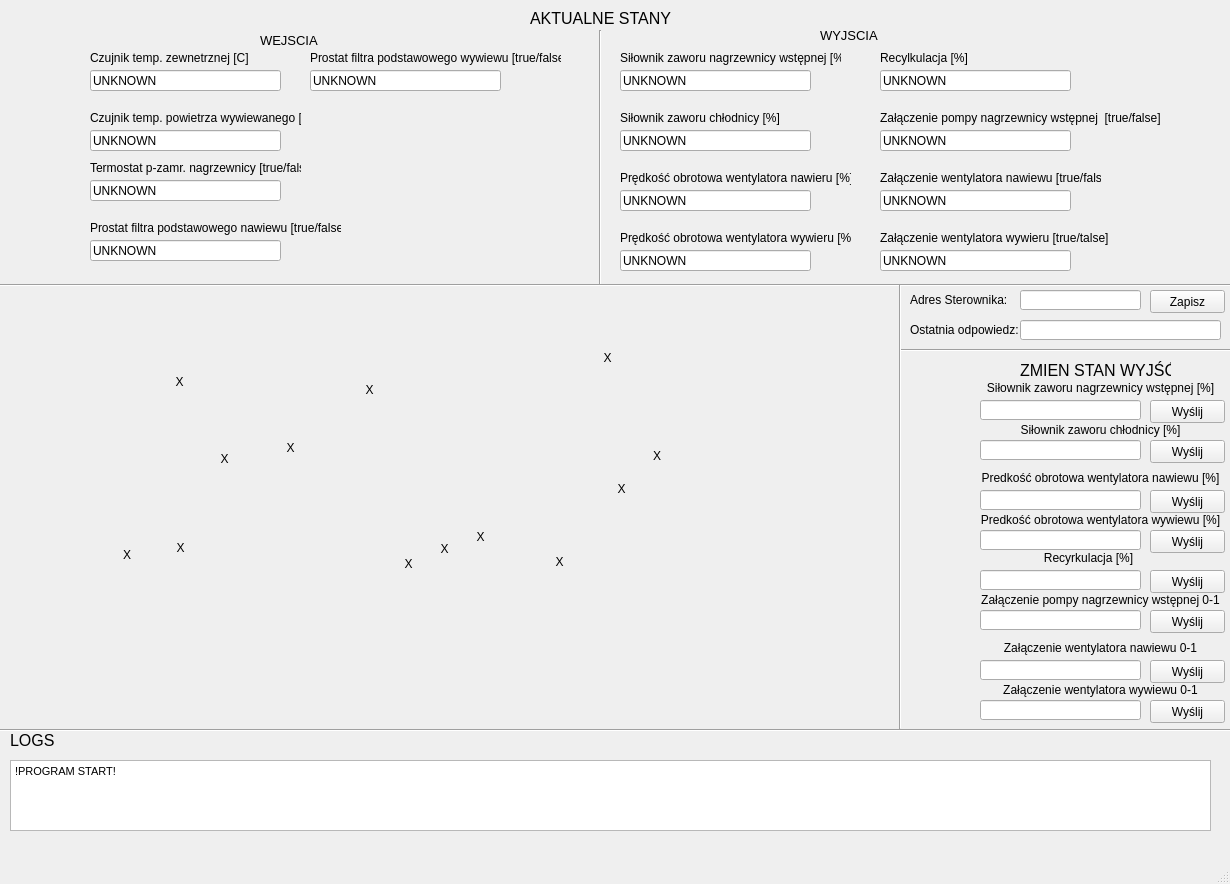
<?xml version="1.0" encoding="UTF-8"?>
<ui version="4.0">
 <class>MainWindow</class>
 <widget class="QMainWindow" name="MainWindow">
  <property name="geometry">
   <rect>
    <x>0</x>
    <y>0</y>
    <width>1230</width>
    <height>884</height>
   </rect>
  </property>
  <property name="windowTitle">
   <string>MainWindow</string>
  </property>
  <widget class="QWidget" name="centralwidget">
   <widget class="QPushButton" name="pushButtonSend_1">
    <property name="geometry">
     <rect>
      <x>1150</x>
      <y>400</y>
      <width>75</width>
      <height>23</height>
     </rect>
    </property>
    <property name="text">
     <string>Wyślij</string>
    </property>
   </widget>
   <widget class="QLineEdit" name="lineEditWrite_1">
    <property name="geometry">
     <rect>
      <x>980</x>
      <y>400</y>
      <width>161</width>
      <height>20</height>
     </rect>
    </property>
   </widget>
   <widget class="QLabel" name="label">
    <property name="geometry">
     <rect>
      <x>910</x>
      <y>320</y>
      <width>121</width>
      <height>20</height>
     </rect>
    </property>
    <property name="text">
     <string>Ostatnia odpowiedz:</string>
    </property>
   </widget>
   <widget class="QLineEdit" name="lineEditResponse">
    <property name="geometry">
     <rect>
      <x>1020</x>
      <y>320</y>
      <width>201</width>
      <height>20</height>
     </rect>
    </property>
    <property name="readOnly">
     <bool>true</bool>
    </property>
   </widget>
   <widget class="QLabel" name="label_2">
    <property name="geometry">
     <rect>
      <x>980</x>
      <y>380</y>
      <width>241</width>
      <height>16</height>
     </rect>
    </property>
    <property name="text">
     <string>Siłownik zaworu nagrzewnicy wstępnej [%]</string>
    </property>
    <property name="alignment">
     <set>Qt::AlignCenter</set>
    </property>
   </widget>
   <widget class="QLineEdit" name="lineEditWrite_2">
    <property name="geometry">
     <rect>
      <x>980</x>
      <y>440</y>
      <width>161</width>
      <height>20</height>
     </rect>
    </property>
   </widget>
   <widget class="QLabel" name="label_4">
    <property name="geometry">
     <rect>
      <x>980</x>
      <y>420</y>
      <width>241</width>
      <height>20</height>
     </rect>
    </property>
    <property name="text">
     <string>Siłownik zaworu chłodnicy [%]</string>
    </property>
    <property name="alignment">
     <set>Qt::AlignCenter</set>
    </property>
   </widget>
   <widget class="QPushButton" name="pushButtonSend_2">
    <property name="geometry">
     <rect>
      <x>1150</x>
      <y>440</y>
      <width>75</width>
      <height>23</height>
     </rect>
    </property>
    <property name="text">
     <string>Wyślij</string>
    </property>
   </widget>
   <widget class="Line" name="line">
    <property name="geometry">
     <rect>
      <x>-100</x>
      <y>720</y>
      <width>1371</width>
      <height>21</height>
     </rect>
    </property>
    <property name="orientation">
     <enum>Qt::Horizontal</enum>
    </property>
   </widget>
   <widget class="QLabel" name="label_5">
    <property name="geometry">
     <rect>
      <x>10</x>
      <y>730</y>
      <width>47</width>
      <height>21</height>
     </rect>
    </property>
    <property name="font">
     <font>
      <pointsize>12</pointsize>
     </font>
    </property>
    <property name="text">
     <string>LOGS</string>
    </property>
   </widget>
   <widget class="QTextBrowser" name="logsBrowser">
    <property name="geometry">
     <rect>
      <x>10</x>
      <y>760</y>
      <width>1201</width>
      <height>71</height>
     </rect>
    </property>
    <property name="html">
     <string>&lt;!DOCTYPE HTML PUBLIC &quot;-//W3C//DTD HTML 4.0//EN&quot; &quot;http://www.w3.org/TR/REC-html40/strict.dtd&quot;&gt;
&lt;html&gt;&lt;head&gt;&lt;meta name=&quot;qrichtext&quot; content=&quot;1&quot; /&gt;&lt;style type=&quot;text/css&quot;&gt;
p, li { white-space: pre-wrap; }
&lt;/style&gt;&lt;/head&gt;&lt;body style=&quot; font-family:'MS Shell Dlg 2'; font-size:8.25pt; font-weight:400; font-style:normal;&quot;&gt;
&lt;p style=&quot; margin-top:0px; margin-bottom:0px; margin-left:0px; margin-right:0px; -qt-block-indent:0; text-indent:0px;&quot;&gt;&lt;span style=&quot; font-family:'MS Shell Dlg 2';&quot;&gt;!PROGRAM START!&lt;/span&gt;&lt;/p&gt;
&lt;p style=&quot;-qt-paragraph-type:empty; margin-top:0px; margin-bottom:0px; margin-left:0px; margin-right:0px; -qt-block-indent:0; text-indent:0px; font-family:'MS Shell Dlg 2';&quot;&gt;&lt;br /&gt;&lt;/p&gt;&lt;/body&gt;&lt;/html&gt;</string>
    </property>
   </widget>
   <widget class="QLabel" name="label_6">
    <property name="geometry">
     <rect>
      <x>530</x>
      <y>10</y>
      <width>141</width>
      <height>16</height>
     </rect>
    </property>
    <property name="font">
     <font>
      <pointsize>12</pointsize>
     </font>
    </property>
    <property name="text">
     <string>AKTUALNE STANY</string>
    </property>
   </widget>
   <widget class="QLabel" name="label_7">
    <property name="geometry">
     <rect>
      <x>1020</x>
      <y>360</y>
      <width>151</width>
      <height>21</height>
     </rect>
    </property>
    <property name="font">
     <font>
      <pointsize>12</pointsize>
     </font>
    </property>
    <property name="text">
     <string>ZMIEN STAN WYJŚĆ</string>
    </property>
   </widget>
   <widget class="Line" name="line_2">
    <property name="geometry">
     <rect>
      <x>-30</x>
      <y>250</y>
      <width>1381</width>
      <height>71</height>
     </rect>
    </property>
    <property name="orientation">
     <enum>Qt::Horizontal</enum>
    </property>
   </widget>
   <widget class="QLabel" name="label_8">
    <property name="geometry">
     <rect>
      <x>260</x>
      <y>30</y>
      <width>61</width>
      <height>21</height>
     </rect>
    </property>
    <property name="font">
     <font>
      <pointsize>10</pointsize>
     </font>
    </property>
    <property name="text">
     <string>WEJSCIA</string>
    </property>
   </widget>
   <widget class="QLabel" name="label_9">
    <property name="geometry">
     <rect>
      <x>820</x>
      <y>20</y>
      <width>61</width>
      <height>31</height>
     </rect>
    </property>
    <property name="font">
     <font>
      <pointsize>10</pointsize>
     </font>
    </property>
    <property name="text">
     <string>WYJSCIA</string>
    </property>
   </widget>
   <widget class="QLabel" name="label_10">
    <property name="geometry">
     <rect>
      <x>90</x>
      <y>50</y>
      <width>191</width>
      <height>16</height>
     </rect>
    </property>
    <property name="text">
     <string>Czujnik temp. zewnetrznej [C]</string>
    </property>
   </widget>
   <widget class="QLabel" name="label_11">
    <property name="geometry">
     <rect>
      <x>90</x>
      <y>110</y>
      <width>211</width>
      <height>16</height>
     </rect>
    </property>
    <property name="text">
     <string>Czujnik temp. powietrza wywiewanego [C]</string>
    </property>
   </widget>
   <widget class="QLabel" name="label_12">
    <property name="geometry">
     <rect>
      <x>90</x>
      <y>160</y>
      <width>211</width>
      <height>16</height>
     </rect>
    </property>
    <property name="text">
     <string>Termostat p-zamr. nagrzewnicy [true/false]</string>
    </property>
   </widget>
   <widget class="QLabel" name="label_13">
    <property name="geometry">
     <rect>
      <x>90</x>
      <y>220</y>
      <width>251</width>
      <height>16</height>
     </rect>
    </property>
    <property name="text">
     <string>Prostat filtra podstawowego nawiewu [true/false]</string>
    </property>
   </widget>
   <widget class="QLabel" name="label_14">
    <property name="geometry">
     <rect>
      <x>310</x>
      <y>50</y>
      <width>251</width>
      <height>16</height>
     </rect>
    </property>
    <property name="text">
     <string>Prostat filtra podstawowego wywiewu [true/false]</string>
    </property>
   </widget>
   <widget class="QLabel" name="label_15">
    <property name="geometry">
     <rect>
      <x>620</x>
      <y>50</y>
      <width>221</width>
      <height>16</height>
     </rect>
    </property>
    <property name="text">
     <string>Siłownik zaworu nagrzewnicy wstępnej [%]</string>
    </property>
   </widget>
   <widget class="QLabel" name="label_16">
    <property name="geometry">
     <rect>
      <x>620</x>
      <y>110</y>
      <width>191</width>
      <height>16</height>
     </rect>
    </property>
    <property name="text">
     <string>Siłownik zaworu chłodnicy [%]</string>
    </property>
   </widget>
   <widget class="QLabel" name="label_17">
    <property name="geometry">
     <rect>
      <x>620</x>
      <y>170</y>
      <width>231</width>
      <height>16</height>
     </rect>
    </property>
    <property name="text">
     <string>Prędkość obrotowa wentylatora nawieru [%]</string>
    </property>
   </widget>
   <widget class="QLabel" name="label_18">
    <property name="geometry">
     <rect>
      <x>620</x>
      <y>230</y>
      <width>231</width>
      <height>16</height>
     </rect>
    </property>
    <property name="text">
     <string>Prędkość obrotowa wentylatora wywieru [%] </string>
    </property>
   </widget>
   <widget class="QLabel" name="label_19">
    <property name="geometry">
     <rect>
      <x>880</x>
      <y>50</y>
      <width>201</width>
      <height>16</height>
     </rect>
    </property>
    <property name="text">
     <string>Recylkulacja [%]</string>
    </property>
   </widget>
   <widget class="QLabel" name="label_20">
    <property name="geometry">
     <rect>
      <x>880</x>
      <y>110</y>
      <width>281</width>
      <height>16</height>
     </rect>
    </property>
    <property name="text">
     <string>Załączenie pompy nagrzewnicy wstępnej  [true/false]</string>
    </property>
   </widget>
   <widget class="QLabel" name="label_21">
    <property name="geometry">
     <rect>
      <x>880</x>
      <y>170</y>
      <width>221</width>
      <height>16</height>
     </rect>
    </property>
    <property name="text">
     <string>Załączenie wentylatora nawiewu [true/false]</string>
    </property>
   </widget>
   <widget class="QLabel" name="label_22">
    <property name="geometry">
     <rect>
      <x>880</x>
      <y>230</y>
      <width>231</width>
      <height>16</height>
     </rect>
    </property>
    <property name="text">
     <string>Załączenie wentylatora wywieru [true/talse]</string>
    </property>
   </widget>
   <widget class="Line" name="line_3">
    <property name="geometry">
     <rect>
      <x>590</x>
      <y>30</y>
      <width>20</width>
      <height>255</height>
     </rect>
    </property>
    <property name="orientation">
     <enum>Qt::Vertical</enum>
    </property>
   </widget>
   <widget class="QLineEdit" name="lineEditWrite_3">
    <property name="geometry">
     <rect>
      <x>980</x>
      <y>490</y>
      <width>161</width>
      <height>20</height>
     </rect>
    </property>
   </widget>
   <widget class="QPushButton" name="pushButtonSend_3">
    <property name="geometry">
     <rect>
      <x>1150</x>
      <y>490</y>
      <width>75</width>
      <height>23</height>
     </rect>
    </property>
    <property name="text">
     <string>Wyślij</string>
    </property>
   </widget>
   <widget class="QLabel" name="label_3">
    <property name="geometry">
     <rect>
      <x>980</x>
      <y>470</y>
      <width>241</width>
      <height>16</height>
     </rect>
    </property>
    <property name="text">
     <string>Predkość obrotowa wentylatora nawiewu [%]</string>
    </property>
    <property name="alignment">
     <set>Qt::AlignCenter</set>
    </property>
   </widget>
   <widget class="QPushButton" name="pushButtonSend_4">
    <property name="geometry">
     <rect>
      <x>1150</x>
      <y>530</y>
      <width>75</width>
      <height>23</height>
     </rect>
    </property>
    <property name="text">
     <string>Wyślij</string>
    </property>
   </widget>
   <widget class="QLineEdit" name="lineEditWrite_4">
    <property name="geometry">
     <rect>
      <x>980</x>
      <y>530</y>
      <width>161</width>
      <height>20</height>
     </rect>
    </property>
   </widget>
   <widget class="QLabel" name="label_23">
    <property name="geometry">
     <rect>
      <x>980</x>
      <y>510</y>
      <width>241</width>
      <height>20</height>
     </rect>
    </property>
    <property name="text">
     <string>Predkość obrotowa wentylatora wywiewu [%]</string>
    </property>
    <property name="alignment">
     <set>Qt::AlignCenter</set>
    </property>
   </widget>
   <widget class="QLineEdit" name="lineEditWrite_5">
    <property name="geometry">
     <rect>
      <x>980</x>
      <y>570</y>
      <width>161</width>
      <height>20</height>
     </rect>
    </property>
   </widget>
   <widget class="QPushButton" name="pushButtonSend_5">
    <property name="geometry">
     <rect>
      <x>1150</x>
      <y>570</y>
      <width>75</width>
      <height>23</height>
     </rect>
    </property>
    <property name="text">
     <string>Wyślij</string>
    </property>
   </widget>
   <widget class="QLabel" name="label_24">
    <property name="geometry">
     <rect>
      <x>980</x>
      <y>590</y>
      <width>241</width>
      <height>20</height>
     </rect>
    </property>
    <property name="text">
     <string>Załączenie pompy nagrzewnicy wstępnej 0-1</string>
    </property>
    <property name="alignment">
     <set>Qt::AlignCenter</set>
    </property>
   </widget>
   <widget class="QPushButton" name="pushButtonSend_6">
    <property name="geometry">
     <rect>
      <x>1150</x>
      <y>610</y>
      <width>75</width>
      <height>23</height>
     </rect>
    </property>
    <property name="text">
     <string>Wyślij</string>
    </property>
   </widget>
   <widget class="QLineEdit" name="lineEditWrite_6">
    <property name="geometry">
     <rect>
      <x>980</x>
      <y>610</y>
      <width>161</width>
      <height>20</height>
     </rect>
    </property>
   </widget>
   <widget class="QLabel" name="label_25">
    <property name="geometry">
     <rect>
      <x>980</x>
      <y>550</y>
      <width>217</width>
      <height>16</height>
     </rect>
    </property>
    <property name="text">
     <string>Recyrkulacja [%]</string>
    </property>
    <property name="alignment">
     <set>Qt::AlignCenter</set>
    </property>
   </widget>
   <widget class="QPushButton" name="pushButtonSend_7">
    <property name="geometry">
     <rect>
      <x>1150</x>
      <y>660</y>
      <width>75</width>
      <height>23</height>
     </rect>
    </property>
    <property name="text">
     <string>Wyślij</string>
    </property>
   </widget>
   <widget class="QLineEdit" name="lineEditWrite_7">
    <property name="geometry">
     <rect>
      <x>980</x>
      <y>660</y>
      <width>161</width>
      <height>20</height>
     </rect>
    </property>
   </widget>
   <widget class="QLineEdit" name="lineEditWrite_8">
    <property name="geometry">
     <rect>
      <x>980</x>
      <y>700</y>
      <width>161</width>
      <height>20</height>
     </rect>
    </property>
   </widget>
   <widget class="QLabel" name="label_26">
    <property name="geometry">
     <rect>
      <x>980</x>
      <y>640</y>
      <width>241</width>
      <height>16</height>
     </rect>
    </property>
    <property name="text">
     <string>Załączenie wentylatora nawiewu 0-1</string>
    </property>
    <property name="alignment">
     <set>Qt::AlignCenter</set>
    </property>
   </widget>
   <widget class="QLabel" name="label_27">
    <property name="geometry">
     <rect>
      <x>980</x>
      <y>680</y>
      <width>241</width>
      <height>20</height>
     </rect>
    </property>
    <property name="text">
     <string>Załączenie wentylatora wywiewu 0-1</string>
    </property>
    <property name="alignment">
     <set>Qt::AlignCenter</set>
    </property>
   </widget>
   <widget class="QPushButton" name="pushButtonSend_8">
    <property name="geometry">
     <rect>
      <x>1150</x>
      <y>700</y>
      <width>75</width>
      <height>23</height>
     </rect>
    </property>
    <property name="text">
     <string>Wyślij</string>
    </property>
   </widget>
   <widget class="Line" name="line_4">
    <property name="geometry">
     <rect>
      <x>900</x>
      <y>340</y>
      <width>331</width>
      <height>20</height>
     </rect>
    </property>
    <property name="orientation">
     <enum>Qt::Horizontal</enum>
    </property>
   </widget>
   <widget class="Line" name="line_5">
    <property name="geometry">
     <rect>
      <x>890</x>
      <y>284</y>
      <width>20</width>
      <height>445</height>
     </rect>
    </property>
    <property name="orientation">
     <enum>Qt::Vertical</enum>
    </property>
   </widget>
   <widget class="QLineEdit" name="lineEditValue_1">
    <property name="geometry">
     <rect>
      <x>90</x>
      <y>70</y>
      <width>191</width>
      <height>21</height>
     </rect>
    </property>
    <property name="text">
     <string>UNKNOWN</string>
    </property>
    <property name="readOnly">
     <bool>true</bool>
    </property>
   </widget>
   <widget class="QLineEdit" name="lineEditValue_2">
    <property name="geometry">
     <rect>
      <x>90</x>
      <y>130</y>
      <width>191</width>
      <height>21</height>
     </rect>
    </property>
    <property name="text">
     <string>UNKNOWN</string>
    </property>
    <property name="readOnly">
     <bool>true</bool>
    </property>
   </widget>
   <widget class="QLineEdit" name="lineEditValue_3">
    <property name="geometry">
     <rect>
      <x>90</x>
      <y>180</y>
      <width>191</width>
      <height>21</height>
     </rect>
    </property>
    <property name="text">
     <string>UNKNOWN</string>
    </property>
    <property name="readOnly">
     <bool>true</bool>
    </property>
   </widget>
   <widget class="QLineEdit" name="lineEditValue_4">
    <property name="geometry">
     <rect>
      <x>90</x>
      <y>240</y>
      <width>191</width>
      <height>21</height>
     </rect>
    </property>
    <property name="text">
     <string>UNKNOWN</string>
    </property>
    <property name="readOnly">
     <bool>true</bool>
    </property>
   </widget>
   <widget class="QLineEdit" name="lineEditValue_5">
    <property name="geometry">
     <rect>
      <x>310</x>
      <y>70</y>
      <width>191</width>
      <height>21</height>
     </rect>
    </property>
    <property name="text">
     <string>UNKNOWN</string>
    </property>
    <property name="readOnly">
     <bool>true</bool>
    </property>
   </widget>
   <widget class="QLineEdit" name="lineEditValue_6">
    <property name="geometry">
     <rect>
      <x>620</x>
      <y>70</y>
      <width>191</width>
      <height>21</height>
     </rect>
    </property>
    <property name="text">
     <string>UNKNOWN</string>
    </property>
    <property name="readOnly">
     <bool>true</bool>
    </property>
   </widget>
   <widget class="QLineEdit" name="lineEditValue_7">
    <property name="geometry">
     <rect>
      <x>620</x>
      <y>130</y>
      <width>191</width>
      <height>21</height>
     </rect>
    </property>
    <property name="text">
     <string>UNKNOWN</string>
    </property>
    <property name="readOnly">
     <bool>true</bool>
    </property>
   </widget>
   <widget class="QLineEdit" name="lineEditValue_8">
    <property name="geometry">
     <rect>
      <x>620</x>
      <y>190</y>
      <width>191</width>
      <height>21</height>
     </rect>
    </property>
    <property name="text">
     <string>UNKNOWN</string>
    </property>
    <property name="readOnly">
     <bool>true</bool>
    </property>
   </widget>
   <widget class="QLineEdit" name="lineEditValue_9">
    <property name="geometry">
     <rect>
      <x>620</x>
      <y>250</y>
      <width>191</width>
      <height>21</height>
     </rect>
    </property>
    <property name="text">
     <string>UNKNOWN</string>
    </property>
    <property name="readOnly">
     <bool>true</bool>
    </property>
   </widget>
   <widget class="QLineEdit" name="lineEditValue_10">
    <property name="geometry">
     <rect>
      <x>880</x>
      <y>70</y>
      <width>191</width>
      <height>21</height>
     </rect>
    </property>
    <property name="text">
     <string>UNKNOWN</string>
    </property>
    <property name="readOnly">
     <bool>true</bool>
    </property>
   </widget>
   <widget class="QLineEdit" name="lineEditValue_11">
    <property name="geometry">
     <rect>
      <x>880</x>
      <y>130</y>
      <width>191</width>
      <height>21</height>
     </rect>
    </property>
    <property name="text">
     <string>UNKNOWN</string>
    </property>
    <property name="readOnly">
     <bool>true</bool>
    </property>
   </widget>
   <widget class="QLineEdit" name="lineEditValue_12">
    <property name="geometry">
     <rect>
      <x>880</x>
      <y>190</y>
      <width>191</width>
      <height>21</height>
     </rect>
    </property>
    <property name="text">
     <string>UNKNOWN</string>
    </property>
    <property name="readOnly">
     <bool>true</bool>
    </property>
   </widget>
   <widget class="QLineEdit" name="lineEditValue_13">
    <property name="geometry">
     <rect>
      <x>880</x>
      <y>250</y>
      <width>191</width>
      <height>21</height>
     </rect>
    </property>
    <property name="text">
     <string>UNKNOWN</string>
    </property>
    <property name="readOnly">
     <bool>true</bool>
    </property>
   </widget>
   <widget class="QLabel" name="label_28">
    <property name="enabled">
     <bool>true</bool>
    </property>
    <property name="geometry">
     <rect>
      <x>50</x>
      <y>330</y>
      <width>771</width>
      <height>391</height>
     </rect>
    </property>
    <property name="text">
     <string/>
    </property>
    <property name="pixmap">
     <pixmap>schemat.png</pixmap>
    </property>
    <property name="scaledContents">
     <bool>true</bool>
    </property>
   </widget>
   <widget class="QLabel" name="label_b_3">
    <property name="geometry">
     <rect>
      <x>469</x>
      <y>529</y>
      <width>23</width>
      <height>15</height>
     </rect>
    </property>
    <property name="text">
     <string>X</string>
    </property>
    <property name="alignment">
     <set>Qt::AlignCenter</set>
    </property>
   </widget>
   <widget class="QLabel" name="label_b_4">
    <property name="geometry">
     <rect>
      <x>213</x>
      <y>451</y>
      <width>23</width>
      <height>15</height>
     </rect>
    </property>
    <property name="text">
     <string>X</string>
    </property>
    <property name="alignment">
     <set>Qt::AlignCenter</set>
    </property>
   </widget>
   <widget class="QLabel" name="label_b_5">
    <property name="geometry">
     <rect>
      <x>596</x>
      <y>350</y>
      <width>23</width>
      <height>15</height>
     </rect>
    </property>
    <property name="text">
     <string>X</string>
    </property>
    <property name="alignment">
     <set>Qt::AlignCenter</set>
    </property>
   </widget>
   <widget class="QLabel" name="label_b_11">
    <property name="geometry">
     <rect>
      <x>433</x>
      <y>541</y>
      <width>23</width>
      <height>15</height>
     </rect>
    </property>
    <property name="text">
     <string>X</string>
    </property>
    <property name="alignment">
     <set>Qt::AlignCenter</set>
    </property>
   </widget>
   <widget class="QLabel" name="label_b_12">
    <property name="geometry">
     <rect>
      <x>610</x>
      <y>481</y>
      <width>23</width>
      <height>15</height>
     </rect>
    </property>
    <property name="text">
     <string>X</string>
    </property>
    <property name="alignment">
     <set>Qt::AlignCenter</set>
    </property>
   </widget>
   <widget class="QLabel" name="label_b_13">
    <property name="geometry">
     <rect>
      <x>358</x>
      <y>382</y>
      <width>23</width>
      <height>15</height>
     </rect>
    </property>
    <property name="text">
     <string>X</string>
    </property>
    <property name="alignment">
     <set>Qt::AlignCenter</set>
    </property>
   </widget>
   <widget class="QLabel" name="label_f_1">
    <property name="geometry">
     <rect>
      <x>90</x>
      <y>547</y>
      <width>41</width>
      <height>16</height>
     </rect>
    </property>
    <property name="text">
     <string>X</string>
    </property>
    <property name="alignment">
     <set>Qt::AlignRight|Qt::AlignTrailing|Qt::AlignVCenter</set>
    </property>
   </widget>
   <widget class="QLabel" name="label_f_2">
    <property name="geometry">
     <rect>
      <x>620</x>
      <y>448</y>
      <width>41</width>
      <height>16</height>
     </rect>
    </property>
    <property name="text">
     <string>X</string>
    </property>
    <property name="alignment">
     <set>Qt::AlignRight|Qt::AlignTrailing|Qt::AlignVCenter</set>
    </property>
   </widget>
   <widget class="QLabel" name="label_bj_6">
    <property name="geometry">
     <rect>
      <x>388</x>
      <y>556</y>
      <width>41</width>
      <height>16</height>
     </rect>
    </property>
    <property name="text">
     <string>X</string>
    </property>
    <property name="alignment">
     <set>Qt::AlignCenter</set>
    </property>
   </widget>
   <widget class="QLabel" name="label_bj_7">
    <property name="geometry">
     <rect>
      <x>539</x>
      <y>554</y>
      <width>41</width>
      <height>16</height>
     </rect>
    </property>
    <property name="text">
     <string>X</string>
    </property>
    <property name="alignment">
     <set>Qt::AlignCenter</set>
    </property>
   </widget>
   <widget class="QLabel" name="label_bj_8">
    <property name="geometry">
     <rect>
      <x>160</x>
      <y>540</y>
      <width>41</width>
      <height>16</height>
     </rect>
    </property>
    <property name="text">
     <string>X</string>
    </property>
    <property name="alignment">
     <set>Qt::AlignCenter</set>
    </property>
   </widget>
   <widget class="QLabel" name="label_bj_9">
    <property name="geometry">
     <rect>
      <x>159</x>
      <y>374</y>
      <width>41</width>
      <height>16</height>
     </rect>
    </property>
    <property name="text">
     <string>X</string>
    </property>
    <property name="alignment">
     <set>Qt::AlignCenter</set>
    </property>
   </widget>
   <widget class="QLabel" name="label_bj_10">
    <property name="geometry">
     <rect>
      <x>270</x>
      <y>440</y>
      <width>41</width>
      <height>16</height>
     </rect>
    </property>
    <property name="text">
     <string>X</string>
    </property>
    <property name="alignment">
     <set>Qt::AlignCenter</set>
    </property>
   </widget>
   <widget class="QLabel" name="label_29">
    <property name="geometry">
     <rect>
      <x>910</x>
      <y>290</y>
      <width>121</width>
      <height>20</height>
     </rect>
    </property>
    <property name="text">
     <string>Adres Sterownika:</string>
    </property>
   </widget>
   <widget class="QPushButton" name="pushButtonSave_1">
    <property name="geometry">
     <rect>
      <x>1150</x>
      <y>290</y>
      <width>75</width>
      <height>23</height>
     </rect>
    </property>
    <property name="text">
     <string>Zapisz</string>
    </property>
   </widget>
   <widget class="QLineEdit" name="lineEditSave_1">
    <property name="geometry">
     <rect>
      <x>1020</x>
      <y>290</y>
      <width>121</width>
      <height>20</height>
     </rect>
    </property>
   </widget>
  </widget>
  <widget class="QMenuBar" name="menubar">
   <property name="geometry">
    <rect>
     <x>0</x>
     <y>0</y>
     <width>1230</width>
     <height>21</height>
    </rect>
   </property>
  </widget>
  <widget class="QStatusBar" name="statusbar"/>
 </widget>
 <resources/>
 <connections/>
</ui>
